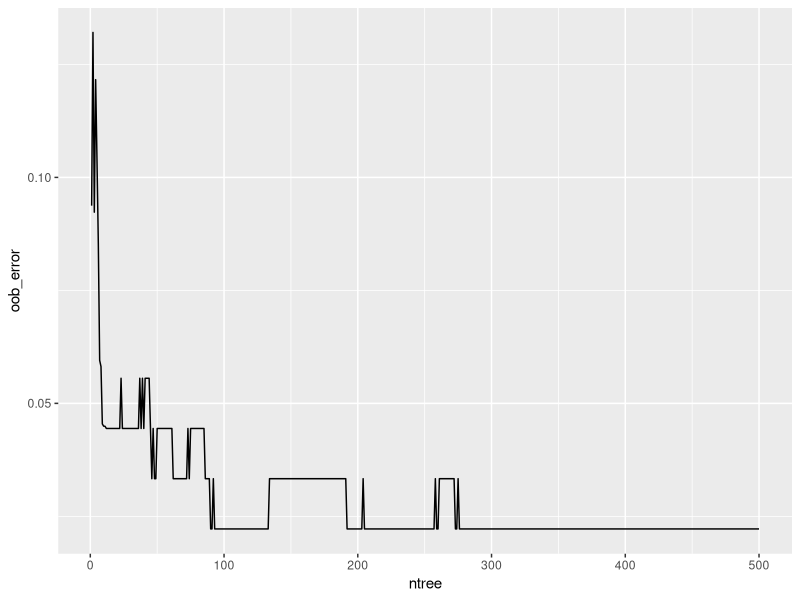

Generate this figure with R:
## ---- chunk 1
library(knitr) # We need the knitr package to set chunk options
library(tidyverse)

# Set default knitr options for knitting code into the report:
opts_chunk$set(echo=TRUE,  # change to FALSE to keep code out of the knitted document
               cache=FALSE, # re-run code that has already been run?
               autodep=TRUE, # assure that caching dependencies are updated correctly
               cache.comments=FALSE, # do not re-run a chunk if only comments are changed
               message=FALSE, # change to FALSE to keep messages out of the knitted document
               warning=FALSE,  # change to FALSE to keep warnings out of the knitted document
               comment = NA,
               tidy = TRUE,
               tidy.opts=list(width.cutoff=60))

theme1 <- theme_bw() +
  theme(axis.text = element_text(size = 8, colour = "#6b3447"),
        axis.title = element_text(size = 10, colour = "#2f2f63"),
        legend.title = element_text(size = 8, colour = "#2f2f63"),
        legend.text = element_text(size = 8, colour = "#6b3447"), 
        title = element_text(size = 12, colour = "#2f2f63"), 
        axis.ticks = element_line(colour = "#6b3447"),
        plot.caption = element_text(size = 8, colour = "#2f2f63"),
        plot.subtitle = element_text(size = 10, colour = "#2f2f63"))
## ---- chunk 2
# Load data and necessary packages
library(randomForest)
data(iris)

# Set seed for reproducibility
set.seed(123)

# Create training/test index
tr_idx <- sample(1:nrow(iris), nrow(iris)*.6, replace = FALSE)

# Create training/validation set
iris_train <- iris[tr_idx,]

iris_test <- iris[-tr_idx,]

# Run Random Forest model without tuning
tree_tune <- randomForest(formula = Species ~ .,data    = iris_train)

# Build data frame for errors to plot
tree_tune_err <- data.frame(ntree = 1:length(tree_tune$err.rate[,1]), oob_error = tree_tune$err.rate[,1])

# Plot error 
ggplot(data = tree_tune_err, aes(x = ntree, y = oob_error)) +
  geom_line()
## ---- chunk 3
# Create hyper-parameter grid
tune_grid <- expand.grid(
  mtry       = seq(1, 4),
  sampsize = round(c(.55, .632, .70, .75, .80)*nrow(iris_train)),
  nodesize  = seq(3, 9, by = 3)
)

# Print number of grids to search over
nrow(tune_grid)
## ---- chunk 4
# Set seed for reproducibility
set.seed(123)

# Tune model using OOB error
for(i in 1:nrow(tune_grid)) {
  
  # train model
  grid_fit <- randomForest(
    formula = Species ~ ., 
    data = iris_train, 
    num.trees = 150,
    mtry = tune_grid$mtry[i],
    sampsize = tune_grid$sampsize[i],
    nodesize = tune_grid$nodesize[i])
  
  # Record OOB error
  tune_grid$OOB_error[i] <- grid_fit$err.rate[,1]
}

# Print best combination of results
head(tune_grid[order(tune_grid$OOB_error),])
## ---- chunk 5
# Set seed for reproducibility
set.seed(123)

# Retrain random forest model on optimal hyper-parameter values
best_fit <- randomForest(
    formula = Species ~ ., 
    data = iris_train, 
    num.trees = 150,
    mtry = 4,
    sampsize = 57,
    nodesize = 3)

# Predict on test set
y_hat <- predict(best_fit, iris_test)

# Test misclassification error
test_error <- 1 - mean(y_hat == iris_test$Species)
test_error
## ---- chunk 6
# Show MeanDecreaseGini
best_fit$importance
